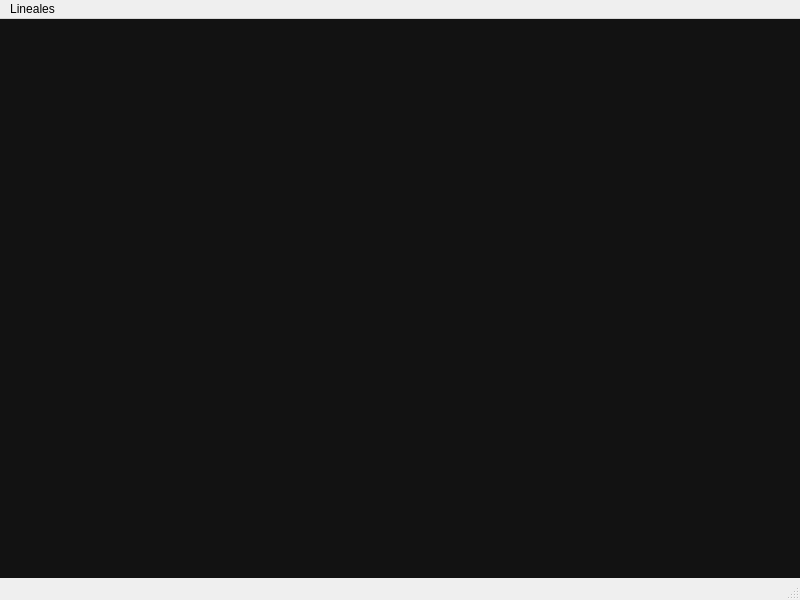
<?xml version="1.0" encoding="UTF-8"?>
<ui version="4.0">
 <class>MainWindow</class>
 <widget class="QMainWindow" name="MainWindow">
  <property name="geometry">
   <rect>
    <x>0</x>
    <y>0</y>
    <width>800</width>
    <height>600</height>
   </rect>
  </property>
  <property name="windowTitle">
   <string>MainWindow</string>
  </property>
  <widget class="QWidget" name="centralwidget">
   <property name="styleSheet">
    <string notr="true">QMainWindow {
    background-color: #121212;
    color: white;
}

QWidget {
    background-color: #121212;
    color: white;
    font-size: 12px;
}

QPushButton {
    background-color: #1E1E1E;
    color: white;
    border: 1px solid #333333;
    border-radius: 8px;
    padding: 6px;
}

QPushButton:hover {
    background-color: #2C2C2C;
}

QPushButton:pressed {
    background-color: #0D0D0D;
}

QLineEdit {
    background-color: #1A1A1A;
    color: white;
    border: 1px solid #333333;
    border-radius: 5px;
    padding: 4px;
}

QTextEdit {
    background-color: #1A1A1A;
    color: white;
    border: 1px solid #333333;
}

QComboBox {
    background-color: #1A1A1A;
    color: white;
    border: 1px solid #333333;
    border-radius: 5px;
    padding: 4px;
}

QMenuBar {
    background-color: #0F0F0F;
    color: white;
}

QMenuBar::item:selected {
    background-color: #2C2C2C;
}

QMenu {
    background-color: #1A1A1A;
    color: white;
}

QMenu::item:selected {
    background-color: #2C2C2C;
}

QStatusBar {
    background-color: #0F0F0F;
    color: white;
}</string>
   </property>
  </widget>
  <widget class="QMenuBar" name="menubar">
   <property name="geometry">
    <rect>
     <x>0</x>
     <y>0</y>
     <width>800</width>
     <height>18</height>
    </rect>
   </property>
   <widget class="QMenu" name="menuLineales">
    <property name="title">
     <string>Lineales</string>
    </property>
    <addaction name="actionLista_Enlazada"/>
    <addaction name="actionPilas"/>
    <addaction name="actionSalir"/>
   </widget>
   <addaction name="menuLineales"/>
  </widget>
  <widget class="QStatusBar" name="statusbar"/>
  <action name="actionLista_Enlazada">
   <property name="text">
    <string>Lista Enlazada</string>
   </property>
  </action>
  <action name="actionSalir">
   <property name="text">
    <string>Salir</string>
   </property>
  </action>
  <action name="actionPilas">
   <property name="text">
    <string>Pilas</string>
   </property>
  </action>
 </widget>
 <resources/>
 <connections/>
</ui>
